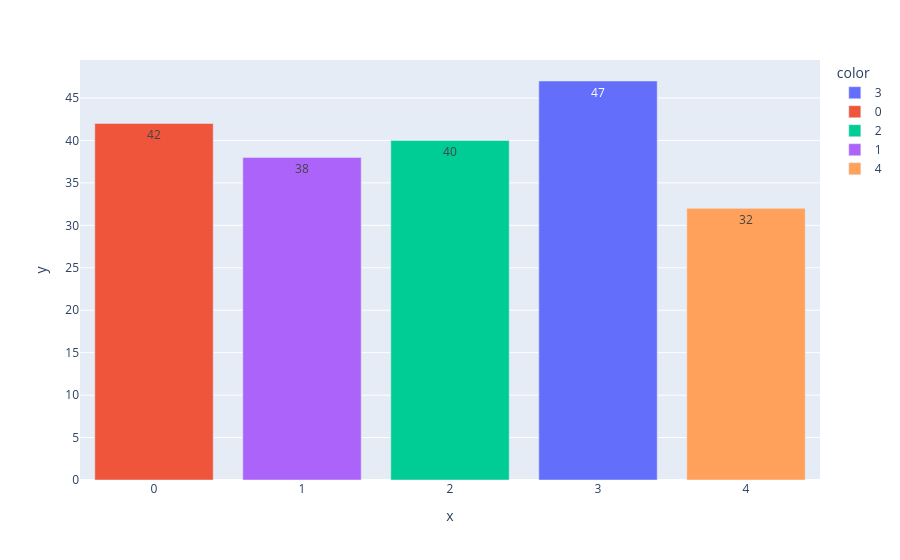

The cell this chart's notebook holds for it:
### Code cell
# Diagramme en barre du nombre d'observations dans chaque
fig= px.bar(x = val_cluster.index, y =val_cluster.values, color= val_cluster.index.astype(str), text_auto =True)
fig.show()

### Figure 1 — Plotly figure (JSON) as saved in the notebook; plotly's stock layout.template omitted (floating-point values rounded to 4 significant figures)
{"data": [{"hovertemplate": "color=3<br>x=%{x}<br>y=%{y}<extra></extra>", "legendgroup": "3", "marker": {"color": "#636efa", "pattern": {"shape": ""}}, "name": "3", "orientation": "v", "showlegend": true, "textposition": "auto", "texttemplate": "%{y}", "type": "bar", "x": [3], "xaxis": "x", "y": [47], "yaxis": "y"}, {"hovertemplate": "color=0<br>x=%{x}<br>y=%{y}<extra></extra>", "legendgroup": "0", "marker": {"color": "#EF553B", "pattern": {"shape": ""}}, "name": "0", "orientation": "v", "showlegend": true, "textposition": "auto", "texttemplate": "%{y}", "type": "bar", "x": [0], "xaxis": "x", "y": [42], "yaxis": "y"}, {"hovertemplate": "color=2<br>x=%{x}<br>y=%{y}<extra></extra>", "legendgroup": "2", "marker": {"color": "#00cc96", "pattern": {"shape": ""}}, "name": "2", "orientation": "v", "showlegend": true, "textposition": "auto", "texttemplate": "%{y}", "type": "bar", "x": [2], "xaxis": "x", "y": [40], "yaxis": "y"}, {"hovertemplate": "color=1<br>x=%{x}<br>y=%{y}<extra></extra>", "legendgroup": "1", "marker": {"color": "#ab63fa", "pattern": {"shape": ""}}, "name": "1", "orientation": "v", "showlegend": true, "textposition": "auto", "texttemplate": "%{y}", "type": "bar", "x": [1], "xaxis": "x", "y": [38], "yaxis": "y"}, {"hovertemplate": "color=4<br>x=%{x}<br>y=%{y}<extra></extra>", "legendgroup": "4", "marker": {"color": "#FFA15A", "pattern": {"shape": ""}}, "name": "4", "orientation": "v", "showlegend": true, "textposition": "auto", "texttemplate": "%{y}", "type": "bar", "x": [4], "xaxis": "x", "y": [32], "yaxis": "y"}], "layout": {"barmode": "relative", "legend": {"title": {"text": "color"}, "tracegroupgap": 0}, "margin": {"t": 60}, "xaxis": {"anchor": "y", "domain": [0.0, 1.0], "title": {"text": "x"}}, "yaxis": {"anchor": "x", "domain": [0.0, 1.0], "title": {"text": "y"}}}}
